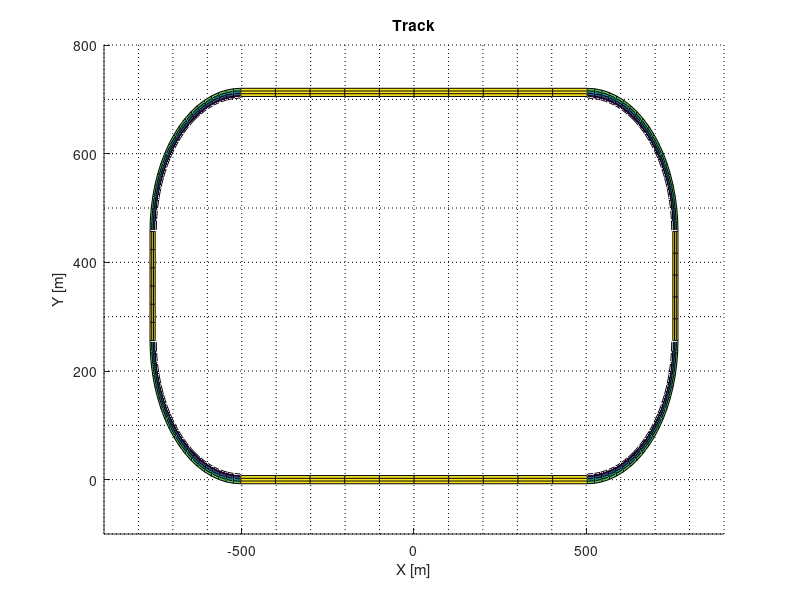

Write MATLAB code to recreate this figure.
function [rS1, rS2, rS3, rS4, rCurveRays, rCurveCenters, rCurveZ, rZOffset,...
    rXMax, rXMin, rYMax, rYMin, rBankingAngle] = track3d ()
%% setup track
longStraight = 1006;
shortStraight = 201;
turn = 402;
curveCoord = turn * 2 / pi;

roadWidth = 15;
curveWidth = 18;
bankingAngle = deg2rad(9 + (12/60));

%first straight
S1 = [ -longStraight/2  longStraight/2;
       0                0          ];

%second straight
S2 = [ S1(1,2)+curveCoord   S1(1,2)+curveCoord;  
       S1(2,2)+curveCoord   S1(2,2)+curveCoord+shortStraight];
   
%third straight
S3 = [ S2(1,2)-curveCoord   S2(1,2)-curveCoord-longStraight;  
       S2(2,2)+curveCoord   S2(2,2)+curveCoord ];

%fourth straight
S4 = [ S3(1,2)-curveCoord   S3(1,2)-curveCoord;  
       S3(2,2)-curveCoord   S3(2,2)-curveCoord-shortStraight ];
 
%% create surfaces for straight sectors
hold on;

[xS1, yS1] = meshgrid(S1(1,1):(longStraight/10):S1(1,2), ...
    (-roadWidth/2):(roadWidth/3):(roadWidth/2));
zS1 = zeros(size(xS1, 1), size(xS1, 2));

[xS2, yS2] = meshgrid((-roadWidth/2):(roadWidth/3):(roadWidth/2), ...
    S2(2,1):(shortStraight/5):S2(2,2));
xS2 = xS2 + longStraight/2 + curveCoord;
zS2 = zeros(size(xS2, 1), size(xS2, 2));

[xS3, yS3] = meshgrid(S3(1,2):(longStraight/10):S3(1,1), ...
    (-roadWidth/2):(roadWidth/3):(roadWidth/2));
yS3 = yS3 + curveCoord + shortStraight + curveCoord;
zS3 = zeros(size(xS3, 1), size(xS3, 2));

[xS4, yS4] = meshgrid((-roadWidth/2):(roadWidth/3):(roadWidth/2), ...
    S4(2,2):(shortStraight/6):S4(2,1));
xS4 = xS4 - longStraight/2 - curveCoord;
zS4 = zeros(size(xS4, 1), size(xS4, 2));

[TC1, RC1] = meshgrid(linspace(-pi/2, 0, 20), linspace(curveCoord-(curveWidth-roadWidth/2), curveCoord+(roadWidth/2), 5));
xC1 = RC1.*cos(TC1);
yC1 = RC1.*sin(TC1);
xC1 = xC1 + longStraight/2;
yC1 = yC1 + curveCoord;
zC1 = zeros(size(xC1, 1), size(xC1, 2));

[TC2, RC2] = meshgrid(linspace(0, pi/2, 20), linspace(curveCoord-(curveWidth-roadWidth/2), curveCoord+(roadWidth/2), 5));
xC2 = RC2.*cos(TC2);
yC2 = RC2.*sin(TC2);
xC2 = xC2 + longStraight/2;
yC2 = yC2 + curveCoord + shortStraight;
zC2 = zeros(size(xC2, 1), size(xC2, 2));

[TC3, RC3] = meshgrid(linspace(pi/2, pi, 20), linspace(curveCoord-(curveWidth-roadWidth/2), curveCoord+(roadWidth/2), 5));
xC3 = RC3.*cos(TC3);
yC3 = RC3.*sin(TC3);
xC3 = xC3 - longStraight/2;
yC3 = yC3 + curveCoord + shortStraight;
zC3 = zeros(size(xC3, 1), size(xC3, 2));

[TC4, RC4] = meshgrid(linspace(pi, 3*pi/2, 20), linspace(curveCoord-(curveWidth-roadWidth/2), curveCoord+(roadWidth/2), 5));
xC4 = RC4.*cos(TC4);
yC4 = RC4.*sin(TC4);
xC4 = xC4 - longStraight/2;
yC4 = yC4 + curveCoord;
zC4 = zeros(size(xC4, 1), size(xC4, 2));

for i = 1:1:size(zC1, 1)-1
    zC1(i+1,:) = zC1(i,:)+(curveWidth/4)*sin(bankingAngle);
end
for i = 1:1:size(zC2, 1)-1
    zC2(i+1,:) = zC2(i,:)+(curveWidth/4)*sin(bankingAngle);
end
for i = 1:1:size(zC3, 1)-1
    zC3(i+1,:) = zC3(i,:)+(curveWidth/4)*sin(bankingAngle);
end
for i = 1:1:size(zC4, 1)-1
    zC4(i+1,:) = zC4(i,:)+(curveWidth/4)*sin(bankingAngle);
end

% rescale straights by z offset, adjust starting of bank
zOffset = zC1(size(zC1, 1),1);
zS1 = zS1 + zOffset;
zS2 = zS2 + zOffset;
zS3 = zS3 + zOffset;
zS4 = zS4 + zOffset;

% reformat data from later usage of find
curveRays = RC1(:,1); % rays from C1, C2, C3 and C4 are the same
curveCenters = [    longStraight/2, curveCoord;
                    longStraight/2, curveCoord + shortStraight;
                    -longStraight/2, curveCoord + shortStraight;
                    -longStraight/2, curveCoord;];
curveZ = zC1(:,1); % z from C1, C2, C3 and C4 are the same;

xMax = longStraight/2 + curveCoord + roadWidth/2;
yMax = curveCoord + shortStraight + curveCoord + shortStraight/2;
xMin = -xMax;
yMin = 0 - roadWidth/2;

%% plot
surf(xS1, yS1, zS1);
surf(xS2, yS2, zS2);
surf(xS3, yS3, zS3);
surf(xS4, yS4, zS4);
surf(xC1, yC1, zC1);
surf(xC2, yC2, zC2);
surf(xC3, yC3, zC3);
surf(xC4, yC4, zC4);

%set(gca,'xtick',[-900:100:900])
%set(gca,'ytick',[-100:100:800])
xlim([-900, 900]);
ylim([-100, 800]);
zlim([0, 50]);
xlabel('X [m]');
ylabel('Y [m]');
zlabel('Z [m]');
title('Track');

hold off;
hold on
g_y=[-100:100:800]; % user defined grid Y [start:spaces:end]
g_x=[-900:100:900]; % user defined grid X [start:spaces:end]
for i=1:length(g_x)
   plot([g_x(i) g_x(i)],[g_y(1) g_y(end)],'k:') %y grid lines
   hold on    
end
for i=1:length(g_y)
   plot([g_x(1) g_x(end)],[g_y(i) g_y(i)],'k:') %x grid lines
   hold on    
end
hold off;

%% return all needed
rS1 = S1;
rS2 = S2;
rS3 = S3;
rS4 = S4;
rCurveRays = curveRays;
rCurveCenters = curveCenters;
rCurveZ = curveZ;
rZOffset = zOffset;
rXMax = xMax;
rXMin = xMin;
rYMax = yMax;
rYMin = yMin;
rBankingAngle = bankingAngle;
